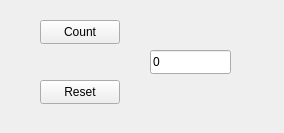
<?xml version="1.0" encoding="UTF-8"?>
<ui version="4.0">
 <class>MainWindow</class>
 <widget class="QMainWindow" name="MainWindow">
  <property name="geometry">
   <rect>
    <x>0</x>
    <y>0</y>
    <width>284</width>
    <height>133</height>
   </rect>
  </property>
  <property name="windowTitle">
   <string>MainWindow</string>
  </property>
  <widget class="QWidget" name="centralwidget">
   <widget class="QPushButton" name="LisaaNappi">
    <property name="geometry">
     <rect>
      <x>40</x>
      <y>20</y>
      <width>80</width>
      <height>24</height>
     </rect>
    </property>
    <property name="text">
     <string>Count</string>
    </property>
   </widget>
   <widget class="QPushButton" name="ResetNappi">
    <property name="geometry">
     <rect>
      <x>40</x>
      <y>80</y>
      <width>80</width>
      <height>24</height>
     </rect>
    </property>
    <property name="text">
     <string>Reset</string>
    </property>
   </widget>
   <widget class="QLineEdit" name="numeroNaytto">
    <property name="geometry">
     <rect>
      <x>150</x>
      <y>50</y>
      <width>81</width>
      <height>24</height>
     </rect>
    </property>
    <property name="text">
     <string>0</string>
    </property>
   </widget>
  </widget>
 </widget>
 <resources/>
 <connections/>
</ui>
